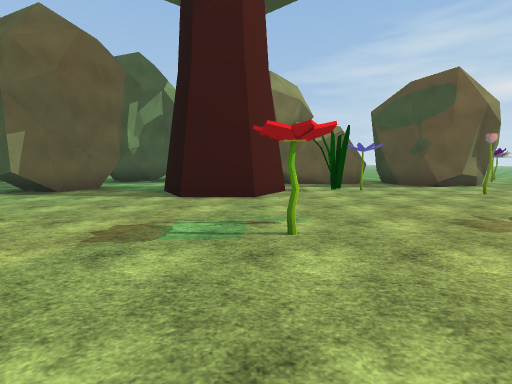
View 1 (above)

24 first-person views from a walk through a 3-D level made in the Unity game engine. The camera is 1.5 m above the floor, tilts 6° down and sees 85° across. The floor is counted in squares, 2.14 m on a side. Each view is taken from the middle of a square. On the plan, view 1 faces up. The plan holds only what a view shows up to about 9 squares ahead; the rest is blank. The place goes on beyond the plan. The player is left out. Some surface patterns are stand-ins.

View 2
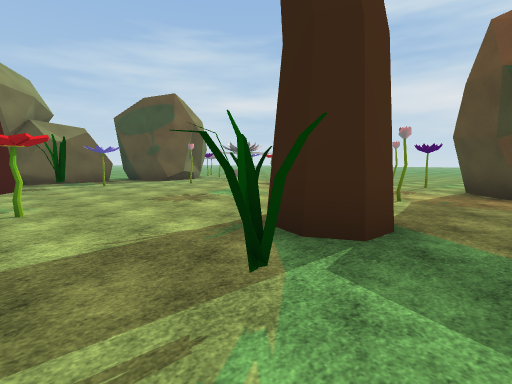

View 3
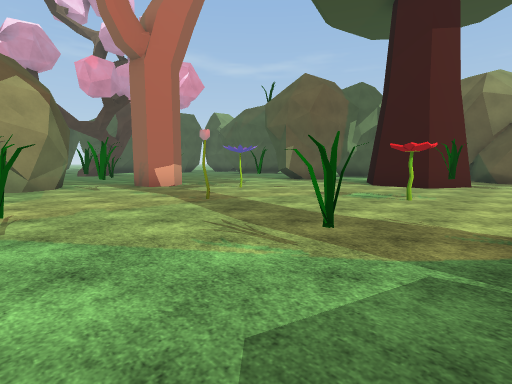

View 4
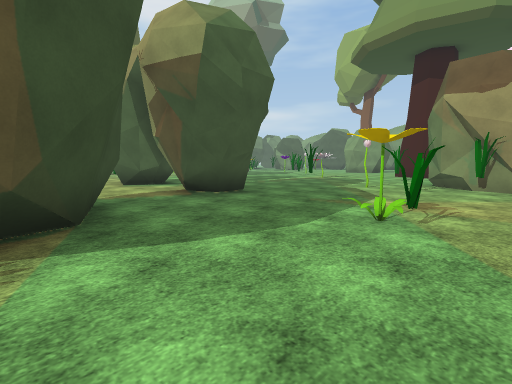

View 5
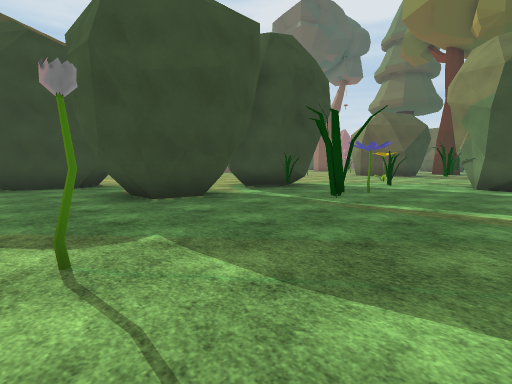

View 6
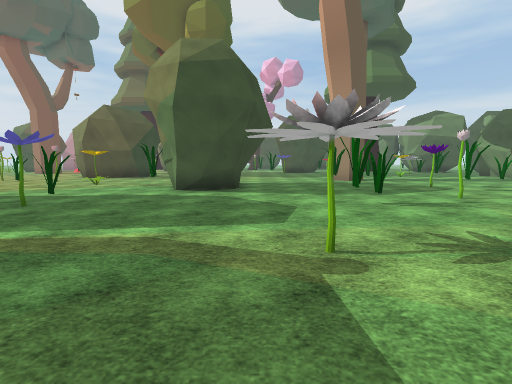

View 7
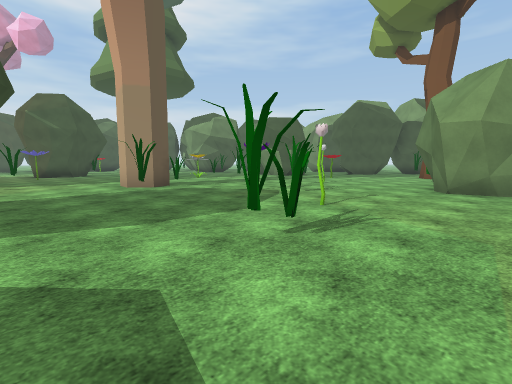

View 8
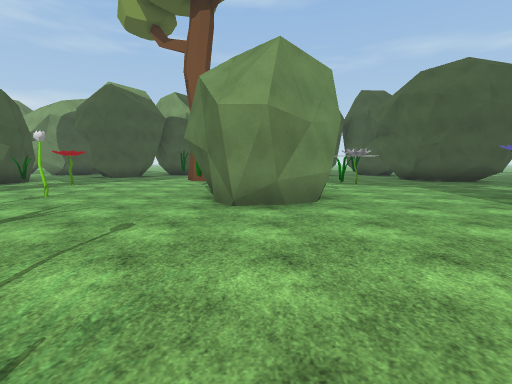

View 9
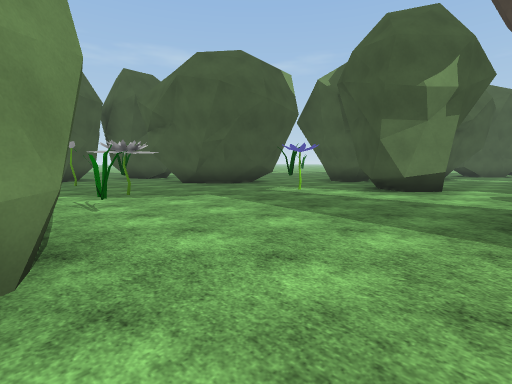

View 10
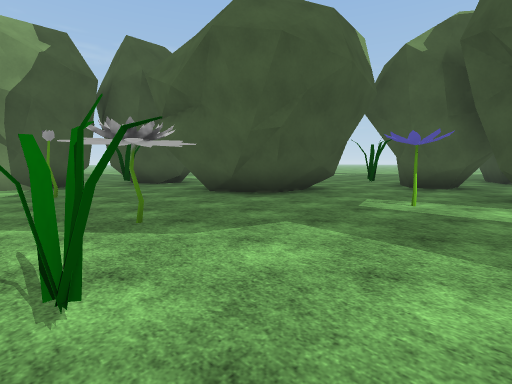

View 11
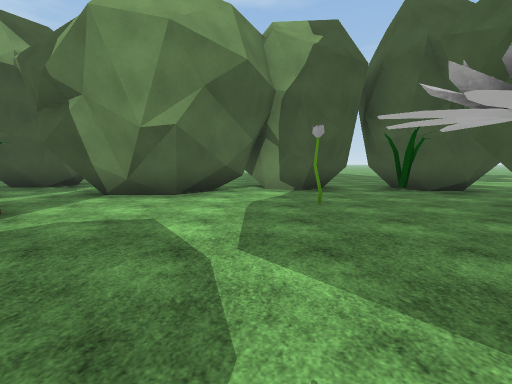

View 12
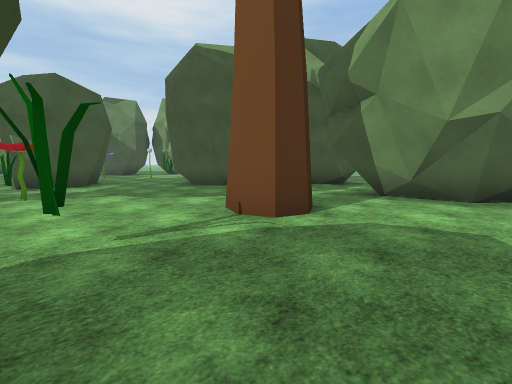

View 13
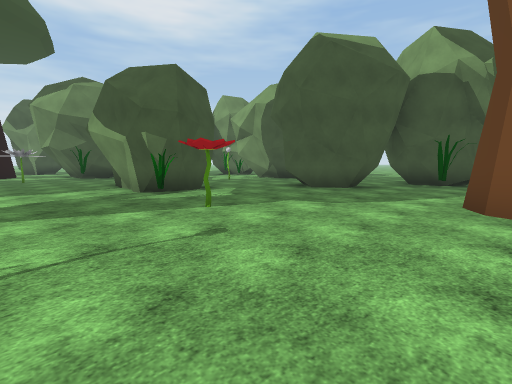

View 14
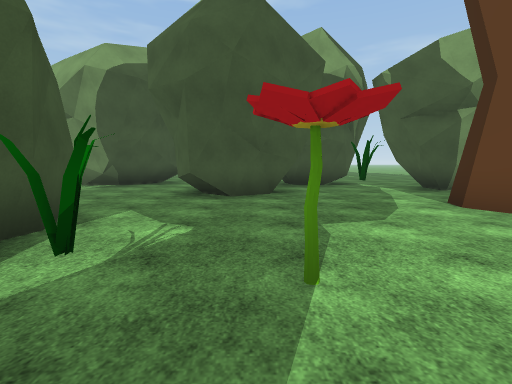

View 15
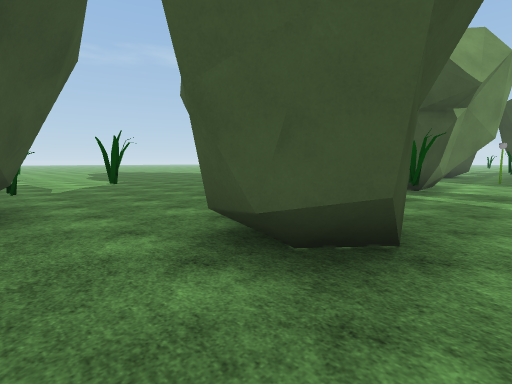

View 16
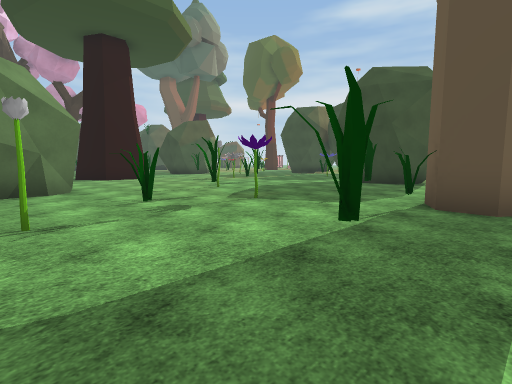

View 17
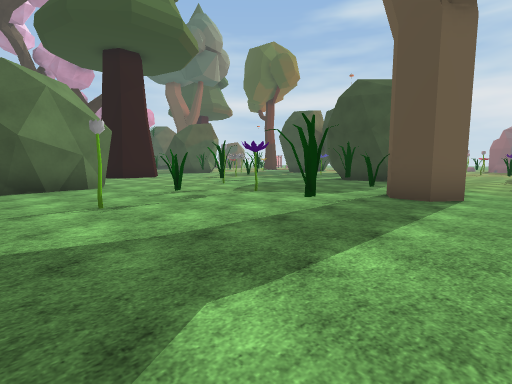

View 18
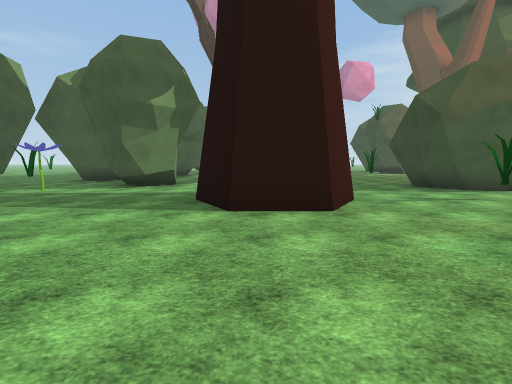

View 19
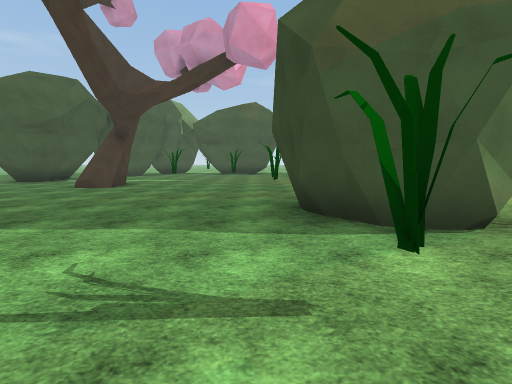

View 20
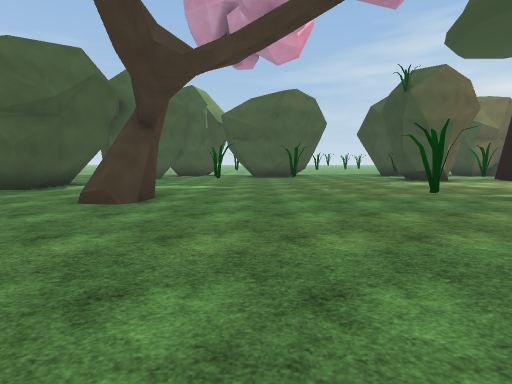

View 21
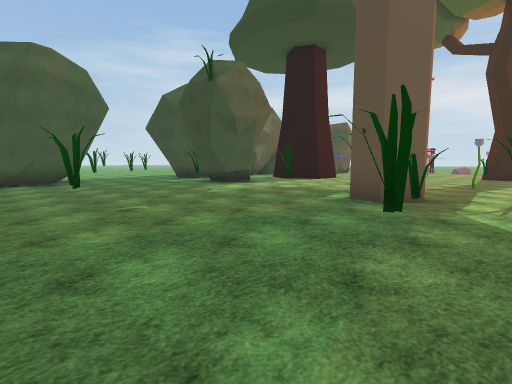

View 22
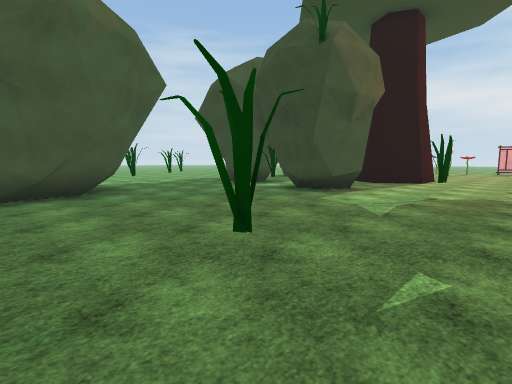

View 23
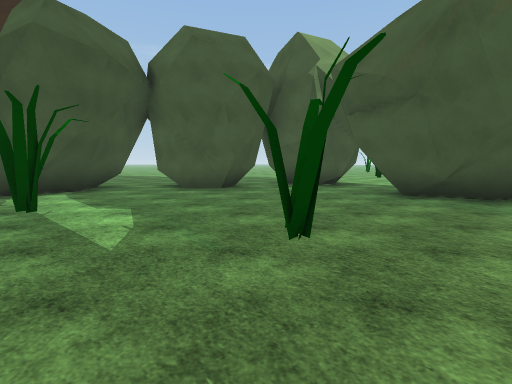

View 24
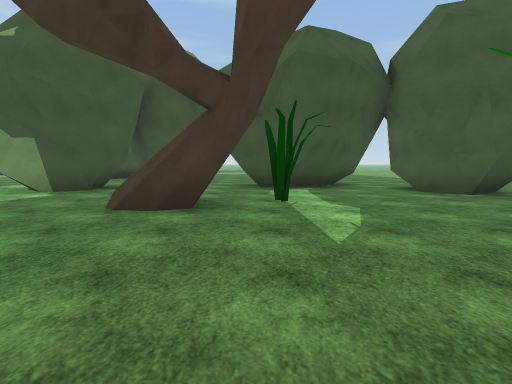

### Floor plan
Key: @ floor where view 1 was taken; # wall or solid block; x gap in a wall; . floor; F flower; O other object.
Columns run from 29 left of view 1 to 9 right of it. Each row starts with its distance up from view 1.
  9              #...##.....x..   #######
  8             ##.........###.   ....##.
  7           .##..........##..###..F...
  6           ##...............###....F.
  5            ##......................
  4            ##.....#.....#...........
  3           ##....#............FO..F..
  2           ....##.........F.........
  1           ....##......##..........   .O
  0         ###........#.O....FF.@..#.F...F
 -1        ..####...........#.....O.#...##
 -2        ....##.......###.............#
 -3   #.   #...##.......###....OF...
 -4   #.. ##..F.... ....###O........
 -5 .##..###......   ......F......##
 -6 .##...........###...#.........#
 -7   #.#..........##.........##..#
 -8   #.F...F..............#..##..#
 -9  ##.......O........F......##..
-10   ##...... ##..............x..
-11    #...... ##..........OFO###
-12    #......###...F.#.......#
-13  .##.##..#......F..........
-14  #..#..........#.....##....
-15  ###.......FO..F.....##....O
-16  ###.............#...# ..O..
-17 .. ##...F............
-18 ...##....O...#..##...
-19 .......##.......##...
-20 ##....###............

Where each view was taken, in squares from view 1:
view 1: 0 up, 0 right, facing up
view 2: 2 down, 0 right, facing up-right
view 3: 3 down, 2 right, facing up-left
view 4: 2 down, 2 right, facing down-left
view 5: 5 down, 8 left, facing down-right
view 6: 7 down, 9 left, facing down
view 7: 10 down, 9 left, facing down-left
view 8: 11 down, 12 left, facing left
view 9: 10 down, 15 left, facing up-left
view 10: 9 down, 18 left, facing up-left
view 11: 9 down, 20 left, facing left
view 12: 10 down, 20 left, facing down-left
view 13: 13 down, 18 left, facing down-left
view 14: 17 down, 19 left, facing left
view 15: 20 down, 24 left, facing up-left
view 16: 19 down, 18 left, facing up-right
view 17: 20 down, 19 left, facing up-right
view 18: 11 down, 14 left, facing up
view 19: 7 down, 10 left, facing up
view 20: 4 down, 12 left, facing up
view 21: 1 down, 12 left, facing up-right
view 22: 3 up, 12 left, facing up-right
view 23: 3 up, 10 left, facing up-left
view 24: 3 up, 10 left, facing left
